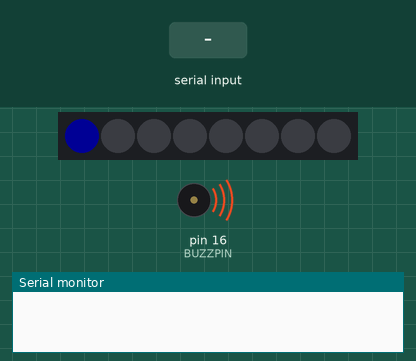
This sketch was run on a simulated Arduino Uno, built with avr-gcc and run on an emulated ATmega328P. Shown: 8 RGB LEDs in strip order, left to right, buzzer (waves = sounding, pin HIGH), the last lines printed to the serial monitor. The test bench sets the inputs (shaded band). Dim RGB values are drawn brighter than linear.

Above: at 1.2 s.
1.3 s: "startAlarm\n" received over Serial
At 2.0 s:
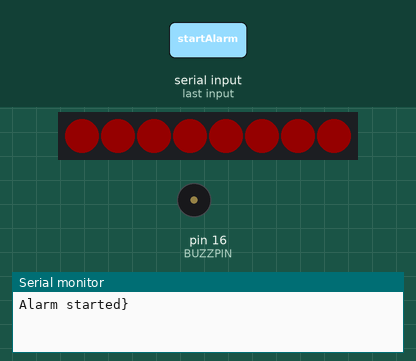
2.8 s: "stopAlarm\n" received over Serial
At 3.1 s:
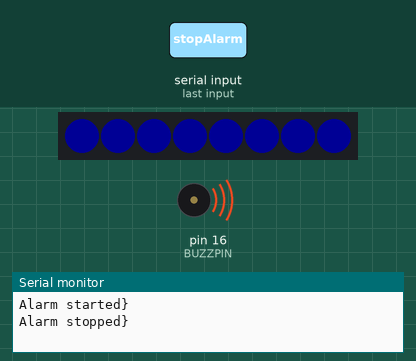
4.3 s: "LEDgreen\n" received over Serial
At 5.4 s:
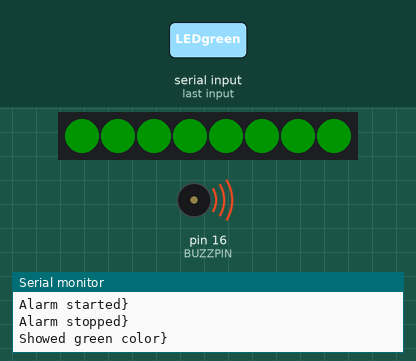
5.8 s: "soundSignal\n" received over Serial
At 6.1 s:
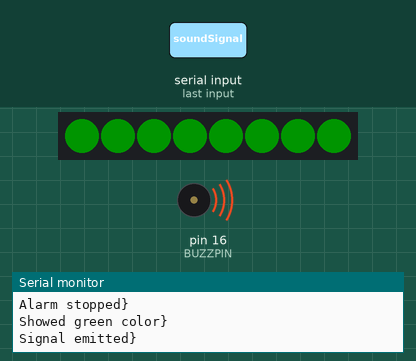
7.3 s: "LEDred\n" received over Serial
At 7.6 s:
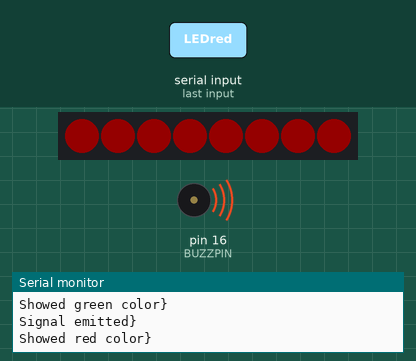
Timing chart, 0 to 9.8 s (numbered marks = the images above; inputs shaded):
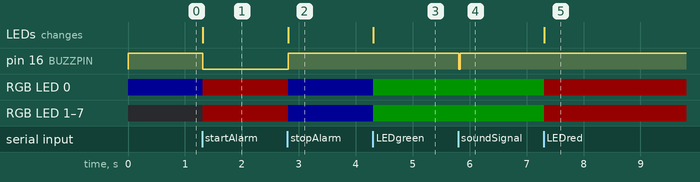

The sketch:

ws2812bandbuzzer.ino
```cpp
/*
  Connection:

  WS2812B:
  D4

  Buzzer:
  D0


*/

#include <SPI.h>
#include <Adafruit_NeoPixel.h>

#define LED_PIN 2
#define REDCOLOR led.Color(20, 0, 0)
#define GREENCOLOR led.Color(0, 20, 0)
#define BLUECOLOR led.Color(0, 0, 20)
#define YELLOWCOLOR led.Color(10, 10, 0)
#define WHITECOLOR led.Color(10, 10, 10)
#define BLACKCOLOR led.Color(0, 0 ,0)

#define BUZZPIN 16


String name = "dev2";

Adafruit_NeoPixel led = Adafruit_NeoPixel(8, LED_PIN, NEO_GRB + NEO_KHZ800);


void setup() {
  led.begin();
  led.setPixelColor(0, YELLOWCOLOR);
  led.show();

  Serial.begin(9600);

  led.setPixelColor(0, BLUECOLOR);
  led.show();

  pinMode(BUZZPIN, OUTPUT);
  digitalWrite(BUZZPIN, HIGH);
}

void send(String com) {
  com = com + "}";
  Serial.println(com);
}

void loop() {

  if ( Serial.available() > 0 )
  {
    String rec = Serial.readStringUntil('\n');
    if ( rec == "getName" )
      send(name);
    else if ( rec == "startAlarm" )
    {
      digitalWrite(BUZZPIN, LOW);
      for (int i = 0; i < 8; i++)
        led.setPixelColor(i, REDCOLOR);
      led.show();
      send("Alarm started");
    }
    else if ( rec == "soundSignal" )
    {
      digitalWrite(BUZZPIN, LOW);
      delay(20);
      digitalWrite(BUZZPIN, HIGH);
      send("Signal emitted");
    }
    else if ( rec == "doubleSoundSignal" )
    {
      digitalWrite(BUZZPIN, LOW);
      delay(20);
      digitalWrite(BUZZPIN, HIGH);
      delay(100);
      digitalWrite(BUZZPIN, LOW);
      delay(20);
      digitalWrite(BUZZPIN, HIGH);
      send("Signal emitted");
    }
    else if ( rec == "stopAlarm" )
    {
      digitalWrite(BUZZPIN, HIGH);
      for (int i = 0; i < 8; i++)
        led.setPixelColor(i, BLUECOLOR);
      led.show();
      send("Alarm stopped");
    }
    else if ( rec == "LEDgreen" )
    {
      for (int i = 0; i < 8; i++)
        led.setPixelColor(i, GREENCOLOR);
      led.show();
      send("Showed green color");
    }
    else if ( rec == "LEDred" )
    {
      for (int i = 0; i < 8; i++)
        led.setPixelColor(i, REDCOLOR);
      led.show();
      send("Showed red color");
    }
    else if ( rec == "LEDblue" )
    {
      for (int i = 0; i < 8; i++)
        led.setPixelColor(i, BLUECOLOR);
      led.show();
      send("Showed blue color");
    }
    else if ( rec == "LEDyellow" )
    {
      for (int i = 0; i < 8; i++)
        led.setPixelColor(i, YELLOWCOLOR);
      led.show();
      send("Showed yellow color");
    }
    else if ( rec == "LEDblack" || rec == "turnOffLED" )
    {
      for (int i = 0; i < 8; i++)
        led.setPixelColor(i, BLACKCOLOR);
      led.show();
      send("Turned off LEDs");
    }
    else if ( rec == "LEDwhite" || rec == "turnOnLED" )
    {
      for (int i = 0; i < 8; i++)
        led.setPixelColor(i, WHITECOLOR);
      led.show();
      send("Turned on LEDs");
    }
    else if ( rec == "sendservices" )
    {
      send("startAlarm;soundSignal;doubleSoundSignal;stopAlarm;LEDgreen;LEDred;LEDblue;LEDyellow;LEDblack;LEDwhite");
    }
    else
      send(rec);
  }
}
```

Measured:
- after the input at 1.3 s, pin 16 (BUZZPIN): HIGH → LOW at once; RGB LED 0: RGB(0, 0, 20) → RGB(20, 0, 0) at once; RGB LED 1–7: off → RGB(20, 0, 0) at once; the LEDs: change at once (image 1)
- after the input at 2.8 s, pin 16 (BUZZPIN): LOW → HIGH at once; RGB LED 0–7: RGB(20, 0, 0) → RGB(0, 0, 20) at once; the LEDs: change at once (image 2)
- after the input at 4.3 s, RGB LED 0–7: RGB(0, 0, 20) → RGB(0, 20, 0) at once; the LEDs: change at once (image 3)
- after the input at 5.8 s, pin 16 (BUZZPIN): HIGH → LOW at once, → HIGH 0.02 s later
- after the input at 7.3 s, RGB LED 0–7: RGB(0, 20, 0) → RGB(20, 0, 0) at once; the LEDs: change at once (image 5)
